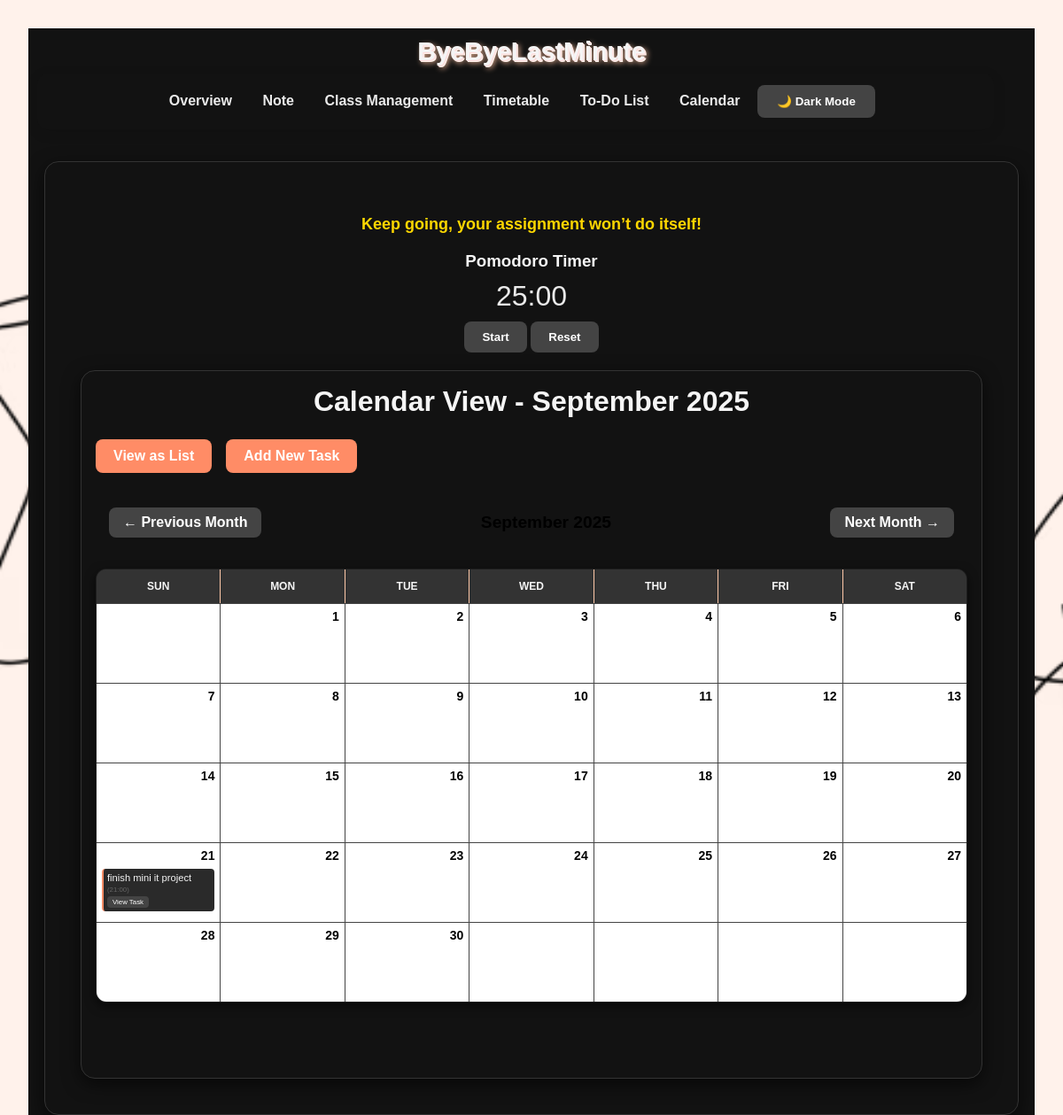
Page /calendar on the earlier database version.
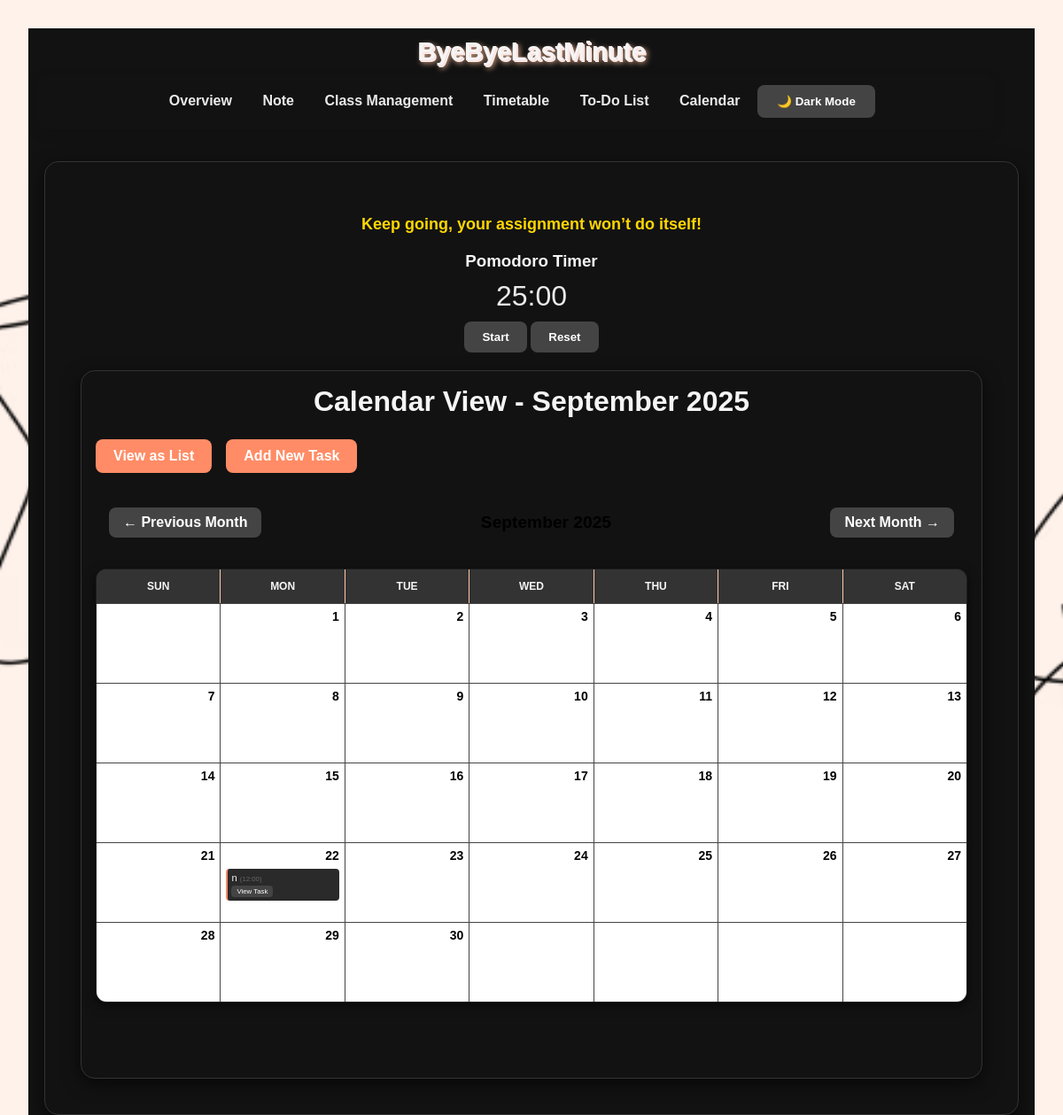
Same page on the later database version.
### tables this page shows
CREATE TABLE todos (
                id INTEGER PRIMARY KEY AUTOINCREMENT,
                task TEXT NOT NULL,
                due_date TEXT NOT NULL,
                is_done INTEGER DEFAULT 0
            , due_time TEXT);

### app.py (the view)
@app.route('/calendar')
def calendar_view():
    year = int(request.args.get('year', datetime.now().year))
    month = int(request.args.get('month', datetime.now().month))
    if month == 1:
        prev_year, prev_month = year - 1, 12
    else:
        prev_year, prev_month = year, month - 1
    if month == 12:
        next_year, next_month = year + 1, 1
    else:
        next_year, next_month = year, month + 1
    cal_obj = cal.Calendar(firstweekday=6)  # Sunday as first day (6=Sunday)
    month_days = cal_obj.monthdayscalendar(year, month)
    weeks = []
    today = datetime.now().date()
    for week in month_days:
        week_data = []
        for day in week:
            if day == 0:  # Day from previous/next month
                week_data.append({
                    'day': '',
                    'current_month': False,
                    'is_today': False,
                    'events': []  # Empty events for non-current month days
                })
            else:
                day_date = datetime(year, month, day).date()
                week_data.append({
                    'day': day,
                    'current_month': True,
                    'is_today': (day_date == today),
                    'events': get_events_for_date(day_date)  # Get real events from database
                })
        weeks.append(week_data)
    return render_template('calendar.html',
                         calendar=weeks,
                         month_name=datetime(year, month, 1).strftime('%B'),
                         year=year,
                         prev_year=prev_year,
                         prev_month=prev_month,
                         next_year=next_year,
                         next_month=next_month)

### app.py (called while the page is built)
def get_db_connection():
    conn = sqlite3.connect(DB_NAME, timeout=10)
    conn.row_factory = sqlite3.Row
    return conn

@app.context_processor
def inject_vapid_key():
    return dict(VAPID_PUBLIC_KEY=VAPID_PUBLIC_KEY)

def get_events_for_date(date):
    date_str = date.strftime("%Y-%m-%d")
    with get_db_connection() as conn:
        rows = conn.execute(
            "SELECT * FROM todos WHERE due_date = ? ORDER BY due_time",
            (date_str,)
        ).fetchall()
        events = []
        for row in rows:
            todo = Todo(**dict(row))
            events.append({
                'id': todo.id,
                'title': todo.task,
                'time': todo.due_time if todo.due_time else 'All Day',
                'color': '#ff8c66' if not todo.is_done else '#888888'  # Orange for pending, gray for completed
            })
        return events

### templates/calendar.html (shortened to what this page needs)
{% extends "base.html" %}
{% block content %}
<main class="container calendar-container">
  <h1 style="text-align: center;">Calendar View - {{ month_name }} {{ year }}</h1>
  <div class="actions">
    <a href="{{ url_for('todos') }}" class="button secondary">View as List</a>
    <a href="{{ url_for('add_todo') }}" class="button secondary">Add New Task</a>
  </div>
  <div class="calendar-nav">
    <a href="/calendar?year={{ prev_year }}&month={{ prev_month }}" class="nav-btn">&larr; Previous Month</a>
    <span class="current-month">{{ month_name }} {{ year }}</span>
    <a href="/calendar?year={{ next_year }}&month={{ next_month }}" class="nav-btn">Next Month &rarr;</a>
  </div>
  <table class="html-calendar">
    <thead>
      <tr>
        <th>Sun</th>
        <th>Mon</th>
        <th>Tue</th>
        <th>Wed</th>
        <th>Thu</th>
        <th>Fri</th>
        <th>Sat</th>
      </tr>
    </thead>
    <tbody>
      {% for week in calendar %}
      <tr>
        {% for day in week %}
        <td class="{% if not day.current_month %}other-month{% endif %} {% if day.is_today %}today{% endif %}">
          <div class="day-number">{{ day.day }}</div>
          <div class="events">
            {% for event in day.events %}
            <div class="event-item">
              <div class="event-content">
                {{ event.title }}
                {% if event.time and event.time != 'All Day' %}
                <small>({{ event.time }})</small>
                {% endif %}
              </div>
              <a href="{{ url_for('todo_details', todo_id=event.id) }}" class="view-task-btn">
                View Task
              </a>
            </div>
            {% endfor %}
          </div>
        </td>
        {% endfor %}
      </tr>
      {% endfor %}
    </tbody>
  </table>
</main>
{% endblock %}

Differences in the rows shown:
removed todos: title "finish mini it project", time "21:00", shown under "21"
added todos: title "n", time "12:00", shown under "22"
